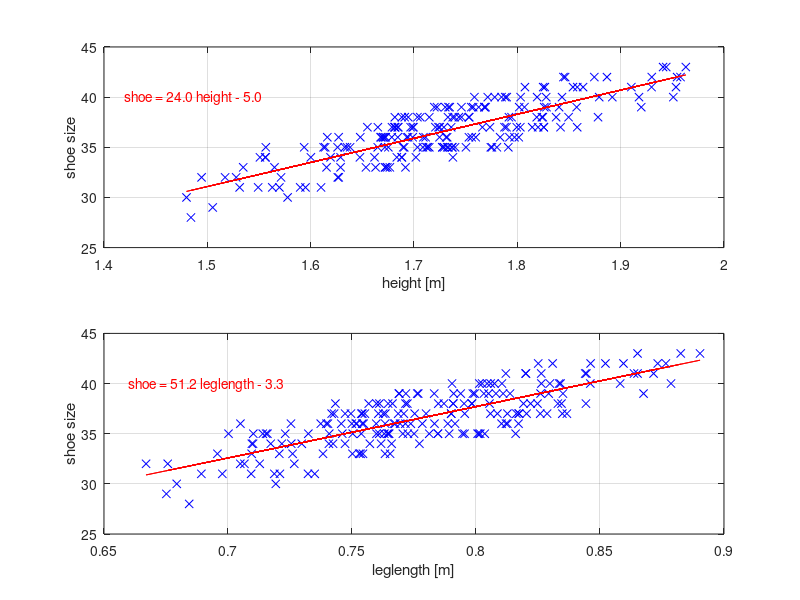
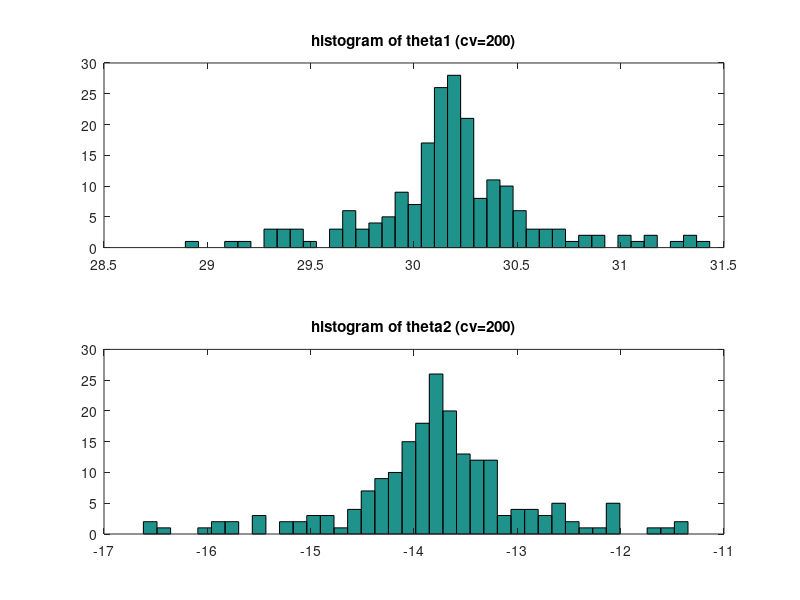
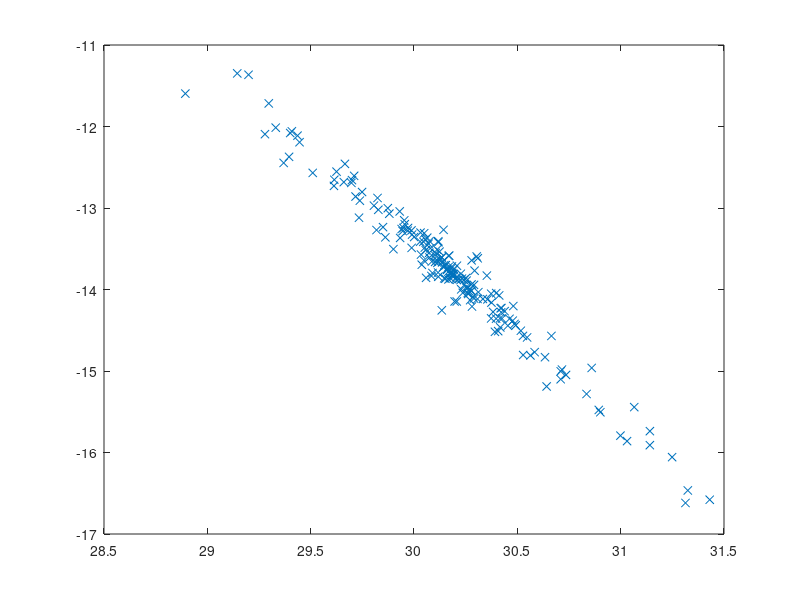

Reproduce these figures in MATLAB, in order.
close all; clear

load shoedata.mat

% Plot  data
figure(1)
subplot(211)
plot(height,shoe,'bx')
xlabel('height [m]')
ylabel('shoe size')
hold on; grid on
subplot(212)
plot(leg,shoe,'bx')
xlabel('leglength [m]')
ylabel('shoe size')
hold on; grid on

% Fit linear lines to data
subplot(211); 
p1 = polyfit(height,shoe,1)
Ypred1 = polyval(p1,height);
plot(height,Ypred1,'r')
text(1.42,40,'shoe = 24.0 height - 5.0','color','red')

subplot(212); 
p2 = polyfit(leg,shoe,1)
Ypred2 = polyval(p2,leg);
plot(leg,Ypred2,'r')
text(0.66,40,'shoe = 51.2 leglength - 3.3','color','red')


%%
% Standard LS estimation
% Using height and leg data and estimate also a bias
% The resulting estimated theta seems strange, can you explain the problem?

Y = shoe; 
%X1 = [height ones(N,1)];
%X2 = [leg    ones(N,1)];
X = [height leg ones(N,1)];     % Using both height and leglength
theta = X\Y                     % Solution to normal equations

YpredLS = X*theta;
rmsLS = sqrt(mean((YpredLS-Y).^2))

%%
% Linear regression analysis
%  training N times on different subset of data
%  removing mean values from LS estimation, will estimate Y-mean(Y)
%  Can add back mean value in Ypred later

thetav = zeros(2,N); 
Ypred = zeros(N,1);
for k = 1:N
    ind = [1:k-1 k+1:N];
    ms = mean(shoe(ind));
    mh = mean(height(ind));
    ml = mean(leg(ind));
    Yk = shoe(ind)-ms;
    Xk = [height(ind)-mh leg(ind)-ml];
    gamma = 0;      % what does this parameter do ?
    thetahat = inv(Xk'*Xk + gamma*eye(2))*Xk'*Yk;  
    Ypred(k) = [height(k) leg(k)]*thetahat;
    thetav(:,k) = thetahat;
end

% Uncomment this to study results

rmseLOOCV  = sqrt(mean((Ypred-shoe).^2))      % Leave-one-out CV performance
rmse1 = sqrt(mean((Ypred1-shoe).^2))     
rmse2 = sqrt(mean((Ypred2-shoe).^2))

% 
figure(3)
subplot(211)
hist(thetav(1,:),40)
title('histogram of theta1 (cv=200)')
subplot(212)
hist(thetav(2,:),40)
title('histogram of theta2 (cv=200)')
    
% Hint: Any ideas from the results of this ?
svd = svd(Xk'*Xk)

figure(5)
plot(thetav(1,:), thetav(2,:),'x')


    